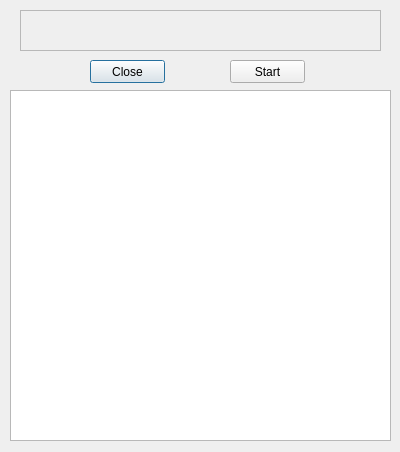
<?xml version="1.0" encoding="UTF-8"?>
<ui version="4.0">
 <class>LoggerClass</class>
 <widget class="QDialog" name="LoggerClass">
  <property name="geometry">
   <rect>
    <x>0</x>
    <y>0</y>
    <width>400</width>
    <height>452</height>
   </rect>
  </property>
  <property name="windowTitle">
   <string>Logger</string>
  </property>
  <widget class="QPlainTextEdit" name="plainTextEdit">
   <property name="geometry">
    <rect>
     <x>10</x>
     <y>90</y>
     <width>381</width>
     <height>351</height>
    </rect>
   </property>
  </widget>
  <widget class="QPushButton" name="closeButton">
   <property name="geometry">
    <rect>
     <x>90</x>
     <y>60</y>
     <width>75</width>
     <height>23</height>
    </rect>
   </property>
   <property name="whatsThis">
    <string>Close the program.</string>
   </property>
   <property name="text">
    <string>Close</string>
   </property>
  </widget>
  <widget class="QLabel" name="loggerLabel">
   <property name="geometry">
    <rect>
     <x>20</x>
     <y>10</y>
     <width>361</width>
     <height>41</height>
    </rect>
   </property>
   <property name="frameShape">
    <enum>QFrame::StyledPanel</enum>
   </property>
   <property name="text">
    <string/>
   </property>
   <property name="alignment">
    <set>Qt::AlignCenter</set>
   </property>
  </widget>
  <widget class="QPushButton" name="startButton">
   <property name="geometry">
    <rect>
     <x>230</x>
     <y>60</y>
     <width>75</width>
     <height>23</height>
    </rect>
   </property>
   <property name="whatsThis">
    <string>Start the file dialog.</string>
   </property>
   <property name="text">
    <string>Start</string>
   </property>
  </widget>
 </widget>
 <layoutdefault spacing="6" margin="11"/>
 <resources/>
 <connections>
  <connection>
   <sender>closeButton</sender>
   <signal>clicked()</signal>
   <receiver>LoggerClass</receiver>
   <slot>close()</slot>
   <hints>
    <hint type="sourcelabel">
     <x>219</x>
     <y>71</y>
    </hint>
    <hint type="destinationlabel">
     <x>315</x>
     <y>71</y>
    </hint>
   </hints>
  </connection>
 </connections>
</ui>
